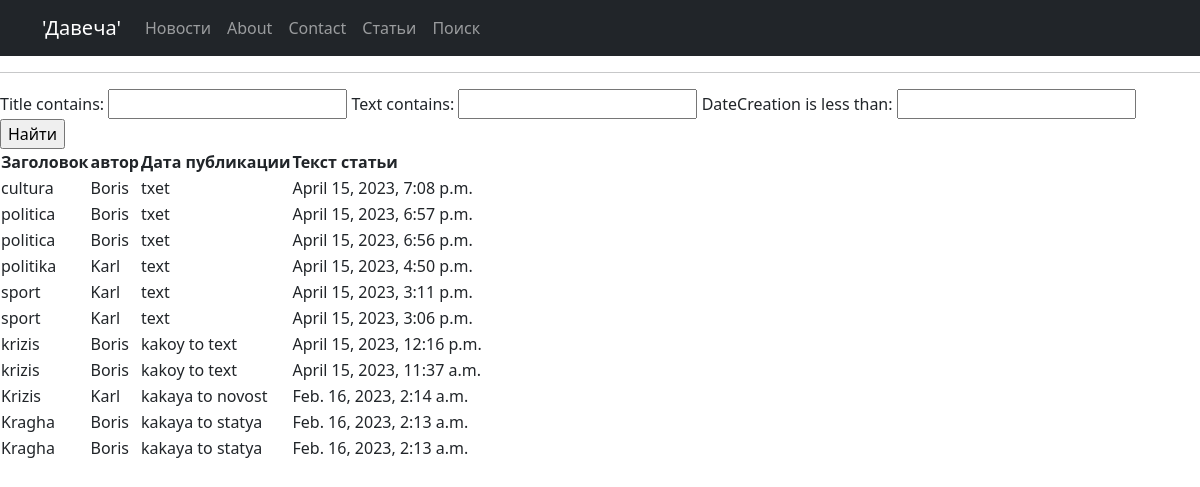
The app's page /news/search/ with its own data.
### news/models.py (models this page shows, shortened)
class Post(models.Model):
  avthor = models.ForeignKey(Avthor, on_delete=models.CASCADE)
  NEWS ='NW'
  ARTICLE = 'AR'
  CATEGORY_CHOICES=(
      (NEWS, 'Новости'),
      (ARTICLE, 'Статьи'),
  )
  categoryType = models.CharField(Category,max_length=2, choices=CATEGORY_CHOICES, default=ARTICLE)
  dateCreation = models.DateTimeField(auto_now_add=True)
  dateCreation.editable = True
  PostCategory = models.ManyToManyField(Category, through='PostCategory')
  title = models.CharField(max_length=128)
  text = models.TextField()
  rating = models.SmallIntegerField(default=0)

class Avthor(models.Model):
    avthorUser = models.OneToOneField(User, on_delete=models.CASCADE)
    ratingAvthor = models.SmallIntegerField(default=0)
    def __str__(self):
     return f'{self.avthorUser}'

### news/views.py (the view)
# urls.py: path('search/', SearchList.as_view(), name='search'),
class SearchList(ListView):
    model = Post
    template_name = 'search.html'
    context_object_name = 'news'
    ordering = ['-id']
    paginate_by = 1
    form_class = PostForm
    def get_context_data(self, **kwargs):
        context = super().get_context_data(**kwargs)
        context['filter'] = PostFilter(self.request.GET,queryset=self.get_queryset())  # вписываем наш фильтр в контекст
        context['form'] = PostForm()
        return context

### news/forms.py
class PostForm(ModelForm):
    class Meta:
        model = Post
        fields = ['text', 'title','dateCreation', 'categoryType','avthor']

### templates/search.html
{% extends 'default.html' %}
{% block content %}
<form method="GET">
    {{ filter.form }}
    <input type="submit" value="Найти">
</form>
 <table>
    <thead>
        <th>
           Заголовок
        </th>
        <th>
            автор
        </th>
        <th>
           Дата публикации
        </th>
        <th>
            Текст статьи
        </th>
    </thead>
    {% for news in filter.qs %}
    <tr>
        <td>
            {{ news.title|truncatechars:50  }}
        </td>
        <td>
            {{ news.avthor}}
        </td>
        <td>
            {{ news.text}}
        </td>
        <td>
            {{ news.dateCreation}}
        </td>
    </tr>
    {% endfor %}
</table>
{% endblock content %}

### records on screen
Post: title "cultura", avthor "Boris", text "txet", dateCreation "April 15, 2023, 7:08 p.m."
Post: title "politica", avthor "Boris", text "txet", dateCreation "April 15, 2023, 6:57 p.m."
Post: title "politica", avthor "Boris", text "txet", dateCreation "April 15, 2023, 6:56 p.m."
Post: title "politika", avthor "Karl", text "text", dateCreation "April 15, 2023, 4:50 p.m."
Post: title "sport", avthor "Karl", text "text", dateCreation "April 15, 2023, 3:11 p.m."
Post: title "sport", avthor "Karl", text "text", dateCreation "April 15, 2023, 3:06 p.m."
Post: title "krizis", avthor "Boris", text "kakoy to text", dateCreation "April 15, 2023, 12:16 p.m."
Post: title "krizis", avthor "Boris", text "kakoy to text", dateCreation "April 15, 2023, 11:37 a.m."
Post: title "Krizis", avthor "Karl", text "kakaya to novost", dateCreation "Feb. 16, 2023, 2:14 a.m."
Post: title "Kragha", avthor "Boris", text "kakaya to statya", dateCreation "Feb. 16, 2023, 2:13 a.m."
Post: title "Kragha", avthor "Boris", text "kakaya to statya", dateCreation "Feb. 16, 2023, 2:13 a.m."
